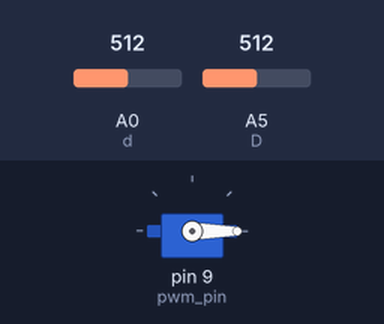
Bench run of a sketch on a simulated Arduino Uno, built with avr-gcc and run on an emulated ATmega328P. Parts: servo. The test bench sets the inputs (shaded band); at power-on: A5 (D) = 512, A0 (d) = 512. What the sketch prints to the serial monitor is not drawn.

Above: at 1.2 s.
1.3 s: A5 (D) set to 1023
At 1.51 s:
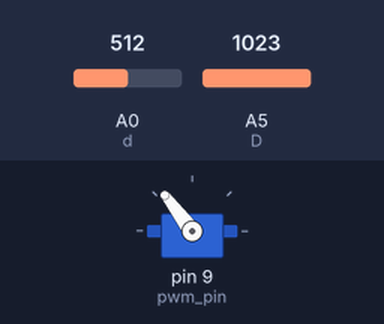
4.3 s: A0 (d) set to 612
At 5.3 s:
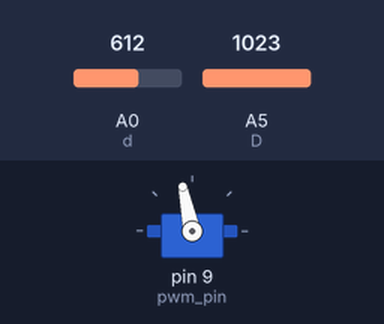
7.3 s: A0 (d) set to 624
8.8 s: A0 (d) set to 511
11.8 s: A0 (d) set to 716
14.8 s: A5 (D) set to 900
Timing chart, 0 to 65.3 s (numbered marks = the images above; inputs shaded):
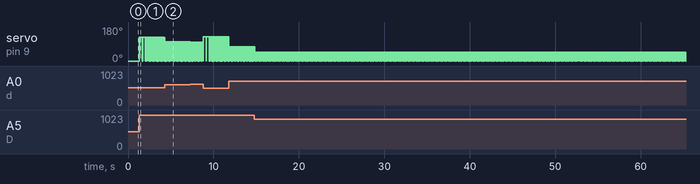

Measured:
- by itself, servo on pin 9 (pwm_pin): alternates 46° for 0.03 s and 0° for 0.01 s

The sketch:

haptics_new.ino
```cpp
/* 2bldc motor both interlinked. driver moves, driven moves with same speed same direction
 *  in bldc speed and torque are inversely proportional. P=TW
 *  pwm varies speed of bldc using esc. 0-100 duty cycle - 0 to max speed
 *  hall effect sensor is used to derive angular speed of bldc motor
*/

//position + angular PID
#include <Servo.h>
Servo ESC;
#define D A5     //  input
#define d A0     //should feel the force //will always follow D //output
#define pwm_pin 9

//PID constants
double kp = 1;
double ki = 0;
double kd = 0;

unsigned long currentTime, previousTime;
double elapsedTime;
double error;
double lastError;
int output, setPoint, last_theta_d, theta_d, last_theta_D, theta_D;
double cumError, rateError, rateErrorR;


/* motors specifications */
int T1, T2, read_D, read_d, w_D, w_d, w_exp, target;
int P1 = 150;   //Watt
int P2 = 150;
int max_wD = 12000;   //rpm
int max_wd = 12000;


void setup()
{
  pinMode(D, INPUT_PULLUP);
  pinMode(d, INPUT_PULLUP);
  pinMode(pwm_pin, OUTPUT);
  ESC.attach(pwm_pin,1000,2000);
  Serial.begin(19200);
}

void loop(){
//main loop
  Serial.print("start ");
  read_D = analogRead(D);
  Serial.print(read_D);
//  currentTime = millis();                         //get current time
//  elapsedTime = currentTime - previousTime;       //compute time elapsed from previous computation
//  int read_d = map(read_d,0,1023,0,180);
//  w_D = (theta_D - last_theta_D)/elapsedTime;
//  T1 =  P1 / w_D;                  //torque applied by driver
//  T1 = T2;                         //same torque
//  w_exp = P2 / T2;                 //w_d required to reach the same position
//  int setPoint = read_D;                //target set
  read_d = analogRead(d);
  Serial.print(" ");
  Serial.print(read_d);
//  currentTime = millis();                         //get current time
//  elapsedTime = currentTime - previousTime;       //compute time elapsed from previous computation
//  int theta_d = map(read_d,0,1023,0,180);
//  w_d = (theta_d - last_theta_d)/elapsedTime;

  currentTime = millis();                         //get current time
  elapsedTime = currentTime - previousTime;       //compute time elapsed from previous computation

  error = read_D - read_d;                      // determine error
  cumError += error * elapsedTime;                // compute integral
  rateError = (error - lastError)/elapsedTime;    // compute derivative

  int output = kp*error + ki*cumError + kd*rateError; //PID output

  lastError = error;                              //remember current error
  previousTime = currentTime;                     //remember current time
//  output = computePID();

//  last_theta_D = theta_D;                              //remember current error
//  previousTime = currentTime;

  int pwm = output/4;
  Serial.print(" ");
  Serial.println(pwm);
  ESC.write(pwm);
  angular();
}
void angular(){
  Serial.print("start ");
  theta_D = analogRead(D);
  Serial.print(" theta_D ");
  Serial.print(theta_D);
  currentTime = millis();                         //get current time
  elapsedTime = currentTime - previousTime;       //compute time elapsed from previous computation
//  int theta_D = map(read_D,0,1023,0,360);
  w_D = (theta_D - last_theta_D)/elapsedTime;
//  T1 =  P1 / w_D;                  //torque applied by driver
//  T1 = T2;                         //same torque
//  w_exp = P2 / T2;                 //w_d required to reach the same position
  int setPoint = w_D;                //target set
  Serial.print(" setPoint ");
  Serial.print(setPoint);
  theta_d = analogRead(d);
  Serial.print(" theta_d ");
  Serial.print(theta_d);
//  int theta_d = map(read_d,0,1023,0,360);
  w_d = (theta_d - last_theta_d)/elapsedTime;
  int current_posn = w_d;
  Serial.print(" w_d ");
  Serial.print(w_d);
  error = setPoint - current_posn;                      // determine error
  cumError += error * elapsedTime;                // compute integral
  rateError = (error - lastError)/elapsedTime;    // compute derivative

  int output = kp*error + ki*cumError + kd*rateError; //PID output

  int pwm = output;
  Serial.print(" ");
  Serial.println(pwm);
  ESC.write(pwm);

  last_theta_D = theta_D;                              //remember current error
  last_theta_d = theta_d;
  lastError = error;                              //remember current error
  previousTime = currentTime;                     //remember current time
}
```
